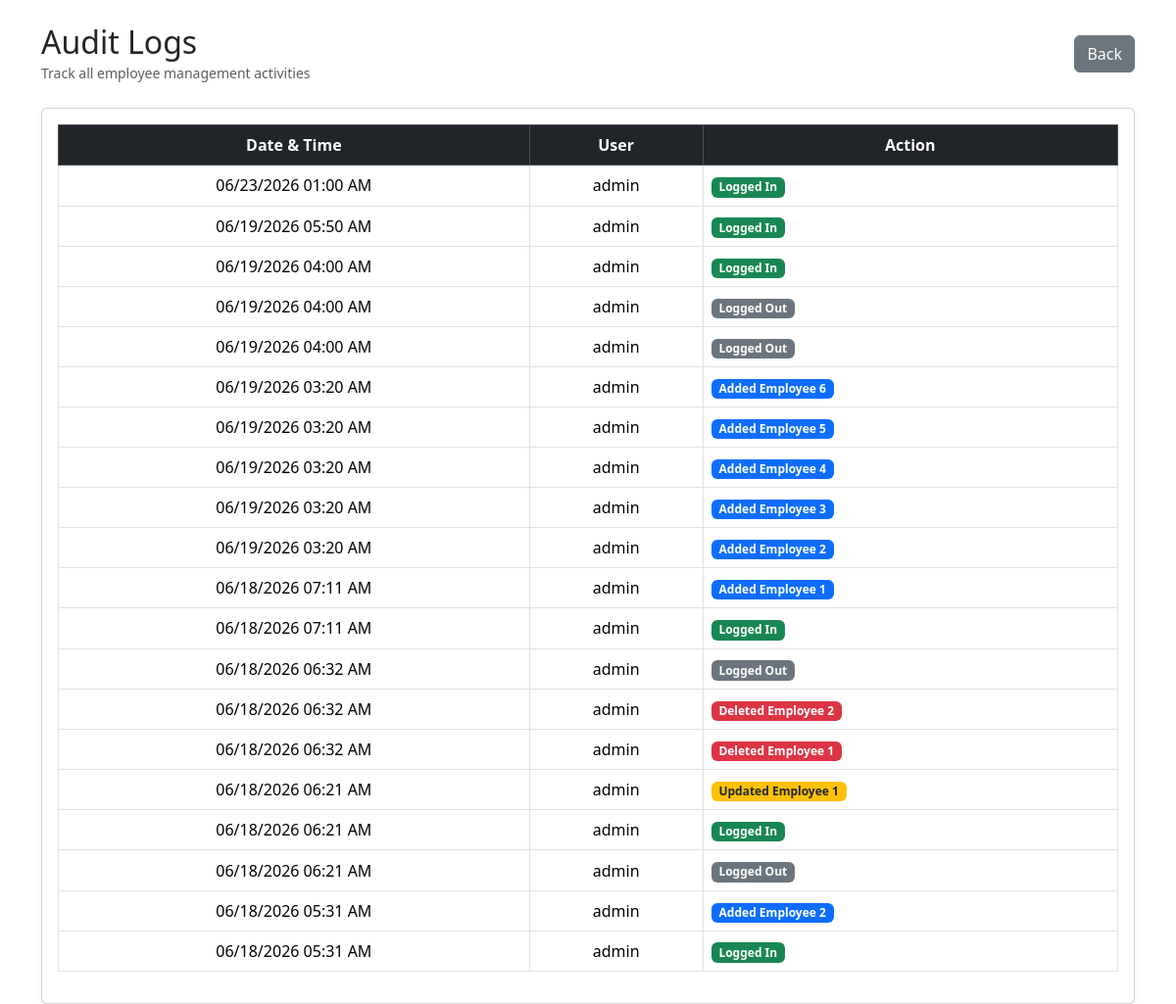
/audit-logs (signed in), run on an earlier commit of the app's database.
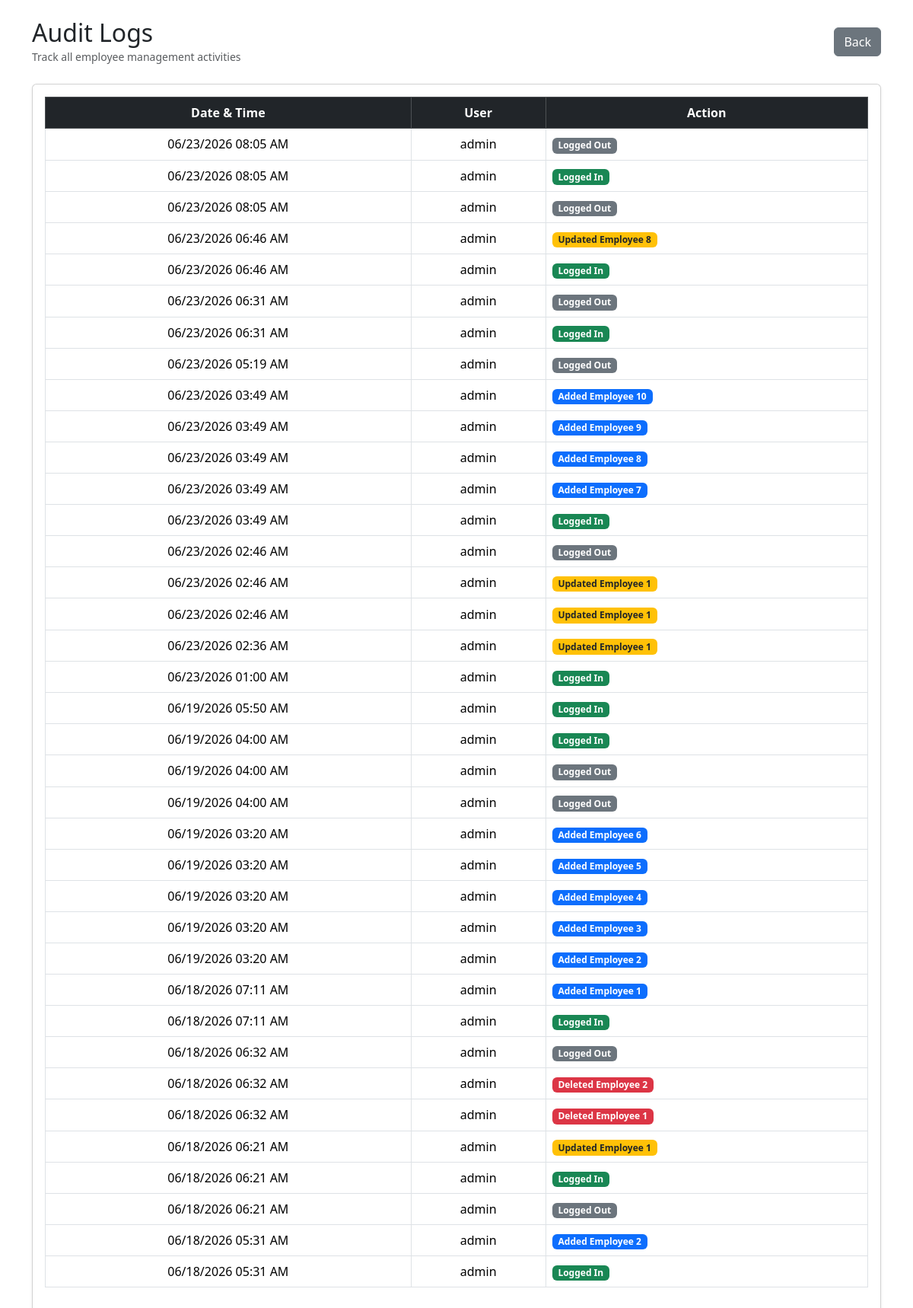
And on a later commit of the database.
### app.py (models this page shows)
class AuditLog(db.Model):
    id = db.Column(
        db.Integer,
        primary_key=True
    )
    username = db.Column(
        db.String(255),
        nullable=False
    )
    action = db.Column(
        db.String(255),
        nullable=False
    )
    created_at = db.Column(
        db.DateTime,
        default=datetime.now(timezone.utc)
    )

### app.py (the view)
@app.route('/audit-logs')
def audit_logs():
    if 'username' not in session:
        return redirect('/login')
    logs = AuditLog.query.order_by(
        AuditLog.id.desc()
    ).all()
    return render_template(
        'audit_logs.html',
        logs=logs
    )

### templates/audit_logs.html (shortened to what this page needs)
<!DOCTYPE html>
<html>
<head>
    <link
        rel="stylesheet"
        href="https://cdn.jsdelivr.net/npm/bootstrap@5.3.3/dist/css/bootstrap.min.css">
</head>
<body>
<div class="container mt-4">
    <div class="d-flex justify-content-between align-items-center mb-4">
        <div>
            <h2 class="mb-0">
                Audit Logs
            </h2>
            <small class="text-muted">
                Track all employee management activities
            </small>
        </div>
        <a
            href="/"
            class="btn btn-secondary">
            Back
        </a>
    </div>
    <div class="card shadow-sm">
        <div class="card-body">
            <table class="table table-bordered table-hover align-middle">
                <thead class="table-dark text-center">
                    <tr>
                        <th>Date & Time</th>
                        <th>User</th>
                        <th>Action</th>
                    </tr>
                </thead>
                <tbody>
                    {% for log in logs %}
                    <tr>
                        <td class="text-center">
                            {{ log.created_at.strftime('%m/%d/%Y %I:%M %p') }}
                        </td>
                        <td class="text-center">
                            {{ log.username }}
                        </td>
                        <td>
                            {% if 'Logged In' in log.action %}
                                <span class="badge bg-success">
                                    {{ log.action }}
                                </span>
                            {% elif 'Added' in log.action %}
                                <span class="badge bg-primary px-2 py-1">
                                    {{ log.action }}
                                </span>
                            {% elif 'Updated' in log.action %}
                                <span class="badge bg-warning text-dark">
                                    {{ log.action }}
                                </span>
                            {% elif 'Deleted' in log.action %}
                                <span class="badge bg-danger">
                                    {{ log.action }}
                                </span>
                            {% else %}
                                <span class="badge bg-secondary">
                                    {{ log.action }}
                                </span>
                            {% endif %}
                        </td>
                    </tr>
                    {% endfor %}
                </tbody>
            </table>
        </div>
    </div>
</div>
</body>
</html>

What changed in the data, as far as the page shows it:
added AuditLog: created_at "06/23/2026 08:05 AM", username "admin", action "Logged Out"
added AuditLog: created_at "06/23/2026 08:05 AM", username "admin", action "Logged In"
added AuditLog: created_at "06/23/2026 08:05 AM", username "admin", action "Logged Out"
added AuditLog: created_at "06/23/2026 06:46 AM", username "admin", action "Updated Employee 8"
added AuditLog: created_at "06/23/2026 06:46 AM", username "admin", action "Logged In"
added AuditLog: created_at "06/23/2026 06:31 AM", username "admin", action "Logged Out"
added AuditLog: created_at "06/23/2026 06:31 AM", username "admin", action "Logged In"
added AuditLog: created_at "06/23/2026 05:19 AM", username "admin", action "Logged Out"
added AuditLog: created_at "06/23/2026 03:49 AM", username "admin", action "Added Employee 10"
added AuditLog: created_at "06/23/2026 03:49 AM", username "admin", action "Added Employee 9"
added AuditLog: created_at "06/23/2026 03:49 AM", username "admin", action "Added Employee 8"
added AuditLog: created_at "06/23/2026 03:49 AM", username "admin", action "Added Employee 7"
added AuditLog: created_at "06/23/2026 03:49 AM", username "admin", action "Logged In"
added AuditLog: created_at "06/23/2026 02:46 AM", username "admin", action "Logged Out"
added AuditLog: created_at "06/23/2026 02:46 AM", username "admin", action "Updated Employee 1"
added AuditLog: created_at "06/23/2026 02:46 AM", username "admin", action "Updated Employee 1"
added AuditLog: created_at "06/23/2026 02:36 AM", username "admin", action "Updated Employee 1"
